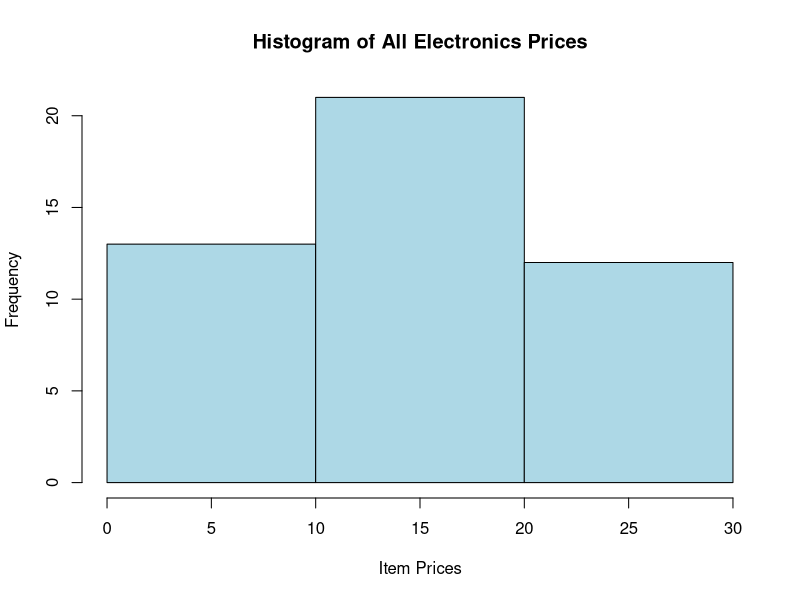

Source code (R):

# Q2. Equal-Frequency Partitioning and Data Smoothing

# Input data: All Electronics item prices
data <- c(
  1, 1, 5, 5, 5, 5, 5, 8, 8,
  10, 10, 10, 10, 12,
  14, 14, 14,
  15, 15, 15, 15, 15, 15,
  18, 18, 18, 18, 18,
  20, 20, 20, 20, 20, 20,
  21, 21, 21, 21,
  25, 25, 25, 25, 25,
  28, 28, 30
)

# (i) Equal-Frequency Partitioning
num_bins <- 3

bin_indices <- cut(
  seq_along(data),
  breaks = num_bins,
  labels = FALSE
)

bins <- split(data, bin_indices)

cat("Equal-Frequency Bins:\n")
print(bins)

# (ii) Smoothing by Bin Mean
smoothed_mean <- lapply(bins, function(x) {
  rep(mean(x), length(x))
})

cat("Smoothed Data by Bin Mean:\n")
print(unlist(smoothed_mean))

# Smoothing by Bin Boundaries
smoothed_boundaries <- lapply(bins, function(x) {
  lower <- min(x)
  upper <- max(x)
  
  sapply(x, function(value) {
    if (abs(value - lower) <= abs(value - upper)) {
      lower
    } else {
      upper
    }
  })
})

cat("Smoothed Data by Bin Boundaries:\n")
print(unlist(smoothed_boundaries))

# (iii) Plot Histogram
hist(
  data,
  breaks = 3,
  col = "lightblue",
  main = "Histogram of All Electronics Prices",
  xlab = "Item Prices",
  ylab = "Frequency",
  border = "black"
)
